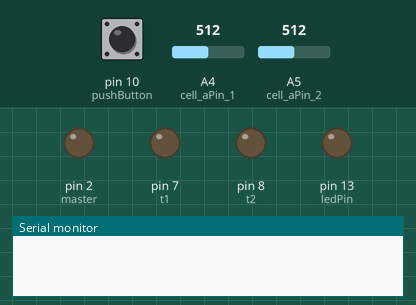
Simulated run of this sketch. Board: Arduino Uno, built with avr-gcc and run on an emulated ATmega328P. Shown: output pins drawn as LEDs (lit = HIGH), the last lines printed to the serial monitor. Dashed ring = blinking. Inputs (shaded band) come from the test bench; at power-on: pin 10 (pushButton) LOW, A4 (cell_aPin_1) = 512, A5 (cell_aPin_2) = 512. Pins used as bus, display or sensor lines are not drawn.

Above: at 1.2 s.
1.3 s: pin 10 (pushButton) pulled HIGH for 0.15 s
At 2.43 s:
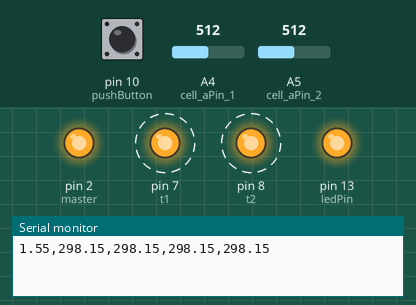
4.3 s: A4 (cell_aPin_1) set to 0
7.3 s: A5 (cell_aPin_2) set to 0
10.3 s: A4 (cell_aPin_1) set to 122
At 17.47 s:
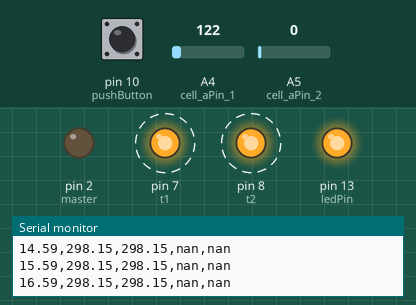
Timing chart, 0 to 20.3 s (numbered marks = the images above; inputs shaded):
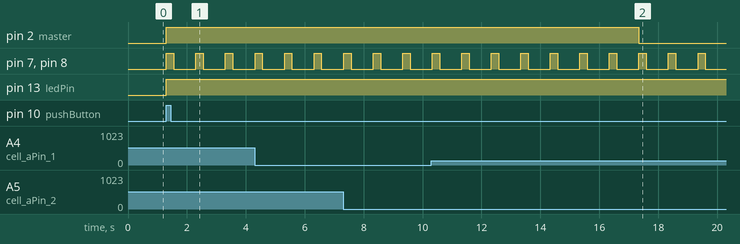

Measured:
- after the input at 1.3 s, pin 2 (master), pin 13 (ledPin): LOW → HIGH at once; pin 7 (t1), pin 8 (t2): alternates HIGH for 0.25 s and LOW for 0.75 s, starting at once

The sketch:

Cell_Characteristic_Modelling_Test.ino
```cpp
const int numofCells = 4;
const int period = 20000; //18 minutes
const float dutyPercent = 0.20;
const int dutyCycle = int(period*dutyPercent);

const int ledPin = 13;
const int master = 2;
const int pushButton = 10;
const int buzzer = 11;

const int cell_aPin_1 = A4;
const int cell_aPin_2 = A5;

const int r1 = 3;
const int r2 = 4;
const int r3 = 5;
const int r4 = 6;

const int t1 = 7;
const int t2 = 8;

int counter;
unsigned long int time;
unsigned long int dischargeTimer;
unsigned long int periodTimer;

bool startCycle;
bool doneDischarging [numofCells] = {false};
float cellVoltage [numofCells];
double cellTemp [numofCells];

void changeRelayConfig(int n){
    switch (n){
    case 1: {
            digitalWrite(r1,HIGH);
            digitalWrite(r2,LOW);
            digitalWrite(r3,LOW);
            digitalWrite(r4,LOW);
            break;
        }
        case 2:{
            digitalWrite(r1,LOW);
            digitalWrite(r2,HIGH);
            digitalWrite(r3,LOW);
            digitalWrite(r4,LOW);
            break;
        }
        case 3: {
            digitalWrite(r1,LOW);
            digitalWrite(r2,LOW);
            digitalWrite(r3,HIGH);
            digitalWrite(r4,LOW);
            break;
        }
        case 4: {
            digitalWrite(r1,LOW);
            digitalWrite(r2,LOW);
            digitalWrite(r3,LOW);
            digitalWrite(r4,HIGH);
            break;
        }
    }
}

float getVoltage (int sensorValue){
    float voltage = (float(sensorValue) * (5.0/1023.0));
    if (voltage <= 2.5) {
        digitalWrite(0,LOW);
        indicateFault();
    }
    return voltage;
}

double getTemp (int sensorValue){
    //  1/T = 1/T0 + 1/B * ln( ( adcMax / adcVal ) – 1 )
    return (1 / (double(1/298.15) + double(1/4282) * log(5/(float(sensorValue) * (5.0/1023.0)) - 1)));
}


void readVoltandTemp (){
    cellTemp[0] = getTemp(analogRead(cell_aPin_1));
    cellTemp[2] = getTemp(analogRead(cell_aPin_2));

    digitalWrite(t1,HIGH);
    digitalWrite(t2,HIGH);
    delay(250);

    cellTemp[1] = getTemp(analogRead(cell_aPin_1));
    cellTemp[3] = getTemp(analogRead(cell_aPin_2));

    digitalWrite(t1,LOW);
    digitalWrite(t2,LOW);
}

void writeVoltandTemp(){
    Serial.print(millis()/1000.0); Serial.print(",");
    for (int i = 0; i < numofCells; i++){
        if (i == numofCells - 1){
            Serial.println(cellTemp[i]);
        } else {
            Serial.print(cellTemp[i]); Serial.print(",");
        }
    }
}

void indicateFault(){
    while(true){
        digitalWrite(master,LOW);
        tone(buzzer,850,400);
          digitalWrite(ledPin, HIGH);
          delay(500);
          digitalWrite(ledPin, LOW);
          delay(500);
          digitalWrite(ledPin, HIGH);
          delay(500);
          digitalWrite(ledPin, LOW);
          delay(500);
    }
}

void setup(){
    if (dutyCycle*numofCells > period) indicateFault();

    counter = 0;
    startCycle = false;

    pinMode(ledPin, OUTPUT);
    pinMode(master,OUTPUT);
    pinMode(pushButton,INPUT);

    pinMode(r1,OUTPUT);
    pinMode(r2,OUTPUT);
    pinMode(r3,OUTPUT);
    pinMode(r4,OUTPUT);

    pinMode(t1,OUTPUT);
    pinMode(t2,OUTPUT);

    Serial.begin(9600);
}

//loop = one period
void loop(){
    //~ Check if all cells are done discharging
    if ( (counter < numofCells) && startCycle ){
        digitalWrite(ledPin, HIGH);
        periodTimer = millis() + period;

        //each loop = one duty cycle
        for (int n = 1; n <= numofCells; n++){
            digitalWrite(master,LOW);
            changeRelayConfig(n);

            if (!doneDischarging[n-1]) digitalWrite(master,HIGH);

            time = millis();
            dischargeTimer = time + dutyCycle;

            while (time + 500 < dischargeTimer){
                //~ Read voltage and temperature of all cells
                readVoltandTemp();
                writeVoltandTemp();

                //~ Check if voltage of discharging cell <= 2.7 V
                if (doneDischarging[n-1] == false){
                    counter++;
                    doneDischarging[n-1] = true;
                }

                delay(750);
                time = millis();
            }
        }
        while (millis() < periodTimer){
            digitalWrite(master,LOW);
            readVoltandTemp();
            writeVoltandTemp();
            delay(750);
        }
    }

    else if ( (counter < numofCells) && !startCycle ){
        digitalWrite(master,LOW);
        digitalWrite(ledPin, LOW);
        if (digitalRead(pushButton) == HIGH) startCycle = true;
    }

    // Turn off LED to indicate done modelling
    else {
        digitalWrite(master,LOW);
        digitalWrite(ledPin, LOW);

        delay(600000);
    }
}
```
